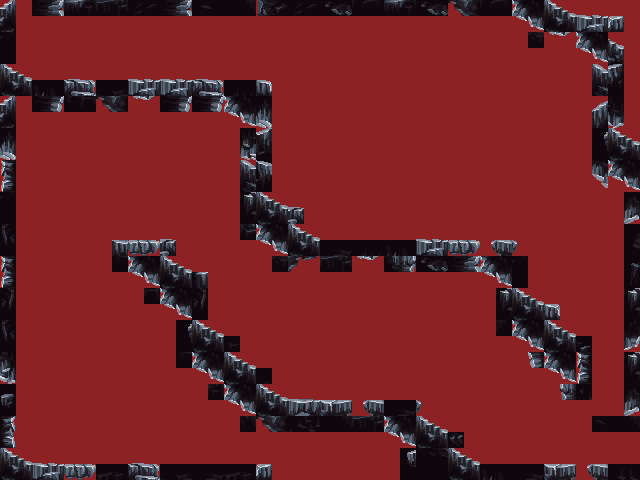

This game map was drawn from its Tiled (.tmx) file and the tilesets committed beside it. A one-line description and the trimmed map source follow:
An orthogonal 20x15 tile map with 32x32 px tiles, 1 tile layer (Tile Layer 1) and 27 objects (mainPlayer).

<map version="1.8" tiledversion="1.8.2" orientation="orthogonal" renderorder="right-down" width="20" height="15" tilewidth="32" tileheight="32" infinite="0" backgroundcolor="#8d2224" nextlayerid="4" nextobjectid="32">
 <tileset firstgid="1" source="mainlev_build.tsx" />
 <layer id="1" name="Tile Layer 1" width="20" height="15">
  <data>[300 cells, 158 non-empty, 78 distinct tile ids]</data>
 </layer>
 <objectgroup id="2" name="entities">
  <object id="4" name="mainPlayer" x="29.4894" y="14.1315" width="64" height="64">
   <properties>
    <property name="framewidth" value="64" />
    <property name="image" value="rory_ninja" />
   </properties>
  </object>
 </objectgroup>
 <objectgroup id="3" name="collision">
  <object id="5" x="-0.5" y="0.5" width="18.5" height="478.5" />
  <object id="6" x="15" y="463" width="256.5" height="16" />
  <object id="7" x="399.5" y="449.5" width="61" height="27.5" />
  <object id="8" x="461.5" y="460" width="177.5" height="20" />
  <object id="9" x="624" y="6" width="15.5" height="424.5" />
  <object id="10" x="592" y="5" width="42" height="176.5" />
  <object id="11" x="527" y="-1.5" width="85.5" height="44.5" />
  <object id="12" x="11" y="0.5" width="521.5" height="13.5" />
  <object id="13" x="10.5" y="77.5" width="260.5" height="32.5" />
  <object id="14" x="239.5" y="97" width="33.5" height="143" />
  <object id="15" x="263" y="204" width="37.5" height="43" />
  <object id="16" x="291.5" y="237.5" width="184.5" height="32.5" />
  <object id="17" x="478.5" y="241" width="49" height="47.5" />
  <object id="18" x="497.5" y="292" width="46.5" height="53" />
  <object id="19" x="544.5" y="304.5" width="16" height="14" />
  <object id="20" x="544" y="321.5" width="18.5" height="40.5" />
  <object id="21" x="525.5" y="347" width="61" height="26.5" />
  <object id="22" x="556.5" y="373" width="34.5" height="27" />
  <object id="23" x="592.5" y="419" width="38.5" height="14" />
  <object id="24" x="560" y="330.5" width="29.5" height="21" />
  <object id="25" x="113" y="241" width="71" height="48.5" />
  <object id="26" x="159.5" y="274.5" width="43.5" height="56.5" />
  <object id="27" x="187.5" y="324" width="47" height="53.5" />
  <object id="28" x="214.5" y="366.5" width="54" height="46" />
  <object id="29" x="241.5" y="394" width="176" height="38.5" />
  <object id="30" x="397" y="422" width="65.5" height="25.5" />
 </objectgroup>
</map>
